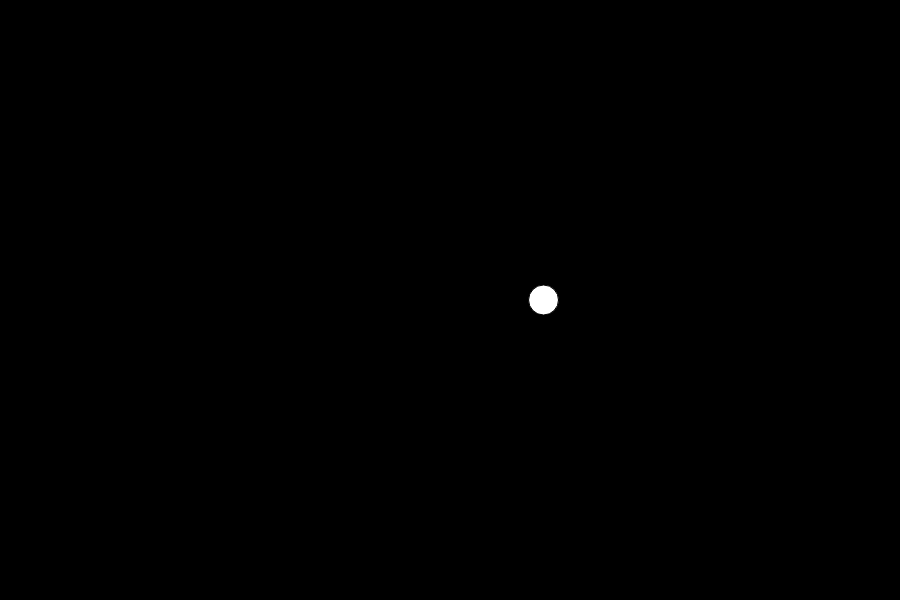
Frame 1 (no input)
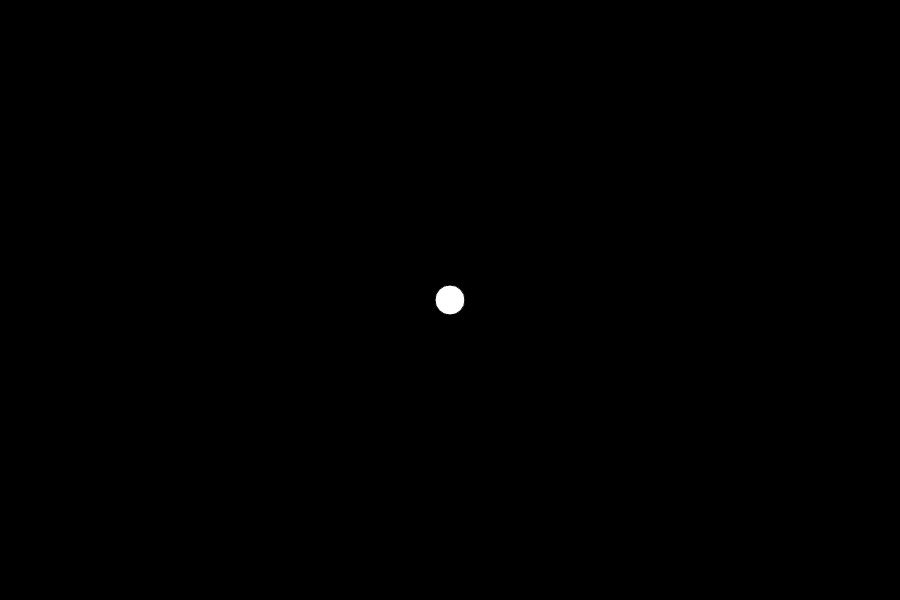
Frame 60 (no input)
Frame 120 (the mouse pressed at the canvas centre since frame 60): identical to frame 60, image omitted

The p5.js sketch that drew these frames (run headless with seeded random() and noise() and a simulated clock; from frame 60 on, the mouse is pressed at the canvas centre):

// p5.js sketch
// ── sketch.js
function setup() {
    createCanvas(900, 600);
    background(0);
    angleMode(DEGREES)
}

function draw() {
    background(0);
    translate(width/2,height/2);
    fill(255);
    
    
    var amp=width/2;
    var period=360;
    var phase=0;
    var freq=2;
    
    var locx=sin(frameCount*6*freq+phase)*amp;
    ellipse(locx,0,30,30)
}
